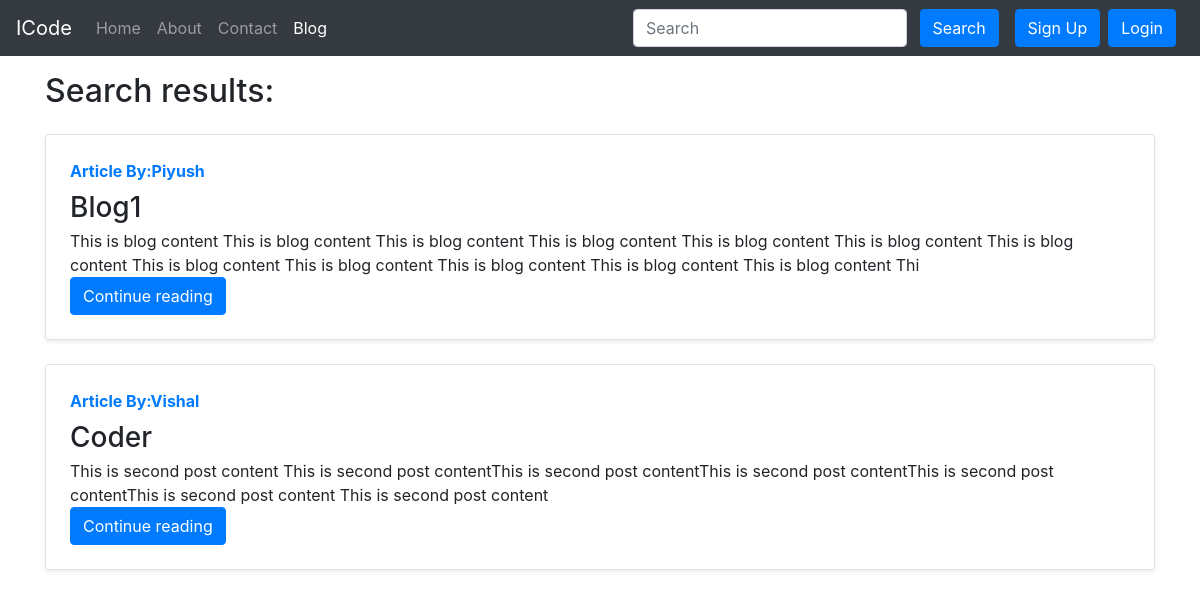
The app's page /search/ with its own data.
### blog/models.py (models this page shows, shortened)
class Post(models.Model):
    sno=models.AutoField(primary_key=True)
    title=models.CharField(max_length=255)
    content=models.CharField(max_length=255)
    author=models.CharField(max_length=255)
    slug=models.CharField(max_length=130)
    timestamp=models.DateTimeField(blank=True)

### home/views.py (the view)
# urls.py: path('search/',views.search,name='search'),
def search(request):
    query=request.GET.get('query','')
    if len(query)>78:
        allPosts=Post.objects.none()
    else:
        allPostsTitle=Post.objects.filter(title__icontains=query)
        allPostsContent=Post.objects.filter(content__icontains=query)
        allPosts=allPostsTitle.union(allPostsContent)
    if allPosts.count()==0:
        messages.warning(request,"Please enter query Correctly")
    params={'allPosts':allPosts,'query':query}
    return render(request,'home/search.html',params)

### home/templates/home/search.html (shortened to what this page needs)
{% extends 'blog/base.html' %}
{% block blogactive %}active{% endblock %}
{% block body %}
<div class="container my-3">
    <h2>Search results:</h2>
  {% for post in allPosts %}
      <div class="my-4 row no-gutters border rounded overflow-hidden flex-md-row mb-4 shadow-sm h-md-250 position-relative">
        <div class="col p-4 d-flex flex-column position-static">
          <strong class="d-inline-block mb-2 text-primary">Article By:{{post.author}}</strong>
          <h3 class="mb-0">{{post.title}}</h3>
          <p class="card-text mb-auto">{{post.content|truncatechars:500}}</p>
          <div my-2>
            <a href="/blog/{{post.slug}}/" class="btn btn-primary">Continue reading</a>
          </div>
          </div>
      </div>
  {% endfor %}
    </div>
{% endblock %}

### records on screen
Post: author "Piyush", title "Blog1", content "This is blog content This is blog content This is blog content This is blog content This is blog content This is blog content This is blog content This is blog content This is blog content This is blog content This is blog content This is blog content Thi"
Post: author "Vishal", title "Coder", content "This is second post content This is second post contentThis is second post contentThis is second post contentThis is second post contentThis is second post content This is second post content"
